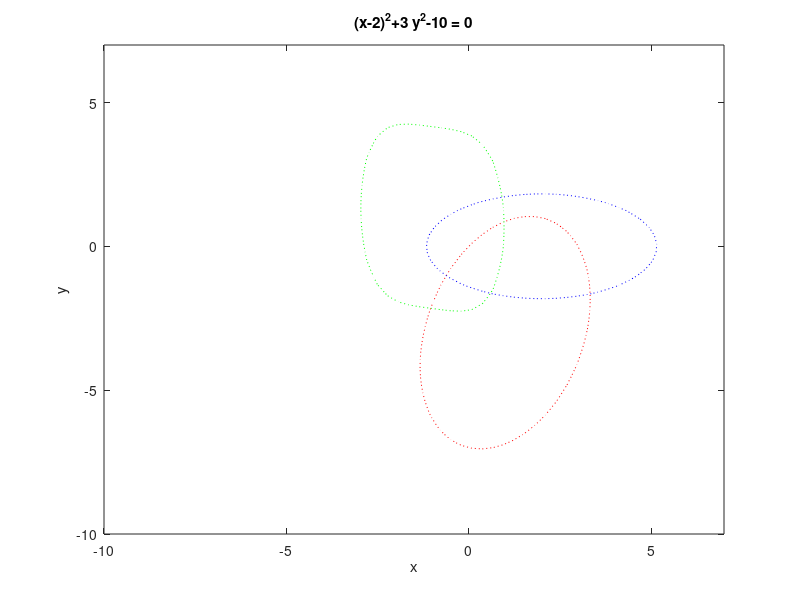

The MATLAB script that drew this image: (Note: this script raises an error after producing the figure.)
g1='2.*(x+1).^4+3.*(y-1).^2+(x+1).*(y-1)-30';g2='3.*(x-1).^2+(y+3).^2-(x-1).*(y+3)-15';g3='(x-2).^2+3.*y.^2-10';h1=ezplot(g1,[-10,7,-10,7]);set(h1,'Color','g','LineStyle',':');hold on;h2=ezplot(g2,[-10,7,-10,7]);set(h2,'Color','r','LineStyle',':');hold on;h3=ezplot(g3,[-10,7,-10,7]);set(h3,'Color','b','LineStyle',':');hold on;x0=[-2;3;1;-5;4;-1;-2;-3];[t,x]=ode45('f1',[0 100],x0); x11=x(:,1);x12=x(:,2);x21=x(:,3);x22=x(:,4);x31=x(:,5);x32=x(:,6);x41=x(:,7);x42=x(:,8);a1=plot(x11,x12,'-g','LineWidth',1);hold on;a2=plot(x21,x22,'-r','LineWidth',1);hold on;

a3=plot(x31,x32,'-b','LineWidth',1);hold on;a4=plot(x41,x42,'-m','LineWidth',1);hold on;plot(-2,3,'dg','MarkerSize',5);hold on;plot(1,-5,'dr','MarkerSize',5);hold on;plot(4,-1,'db','MarkerSize',5);hold on;plot(-2,-3,'dm','MarkerSize',5);hold on;legend([a1,a2,a3,a4],'agent 1','agent 2','agent 3','agent 4');xlabel('state component x_{i1}');ylabel('state component x_{i2}');
